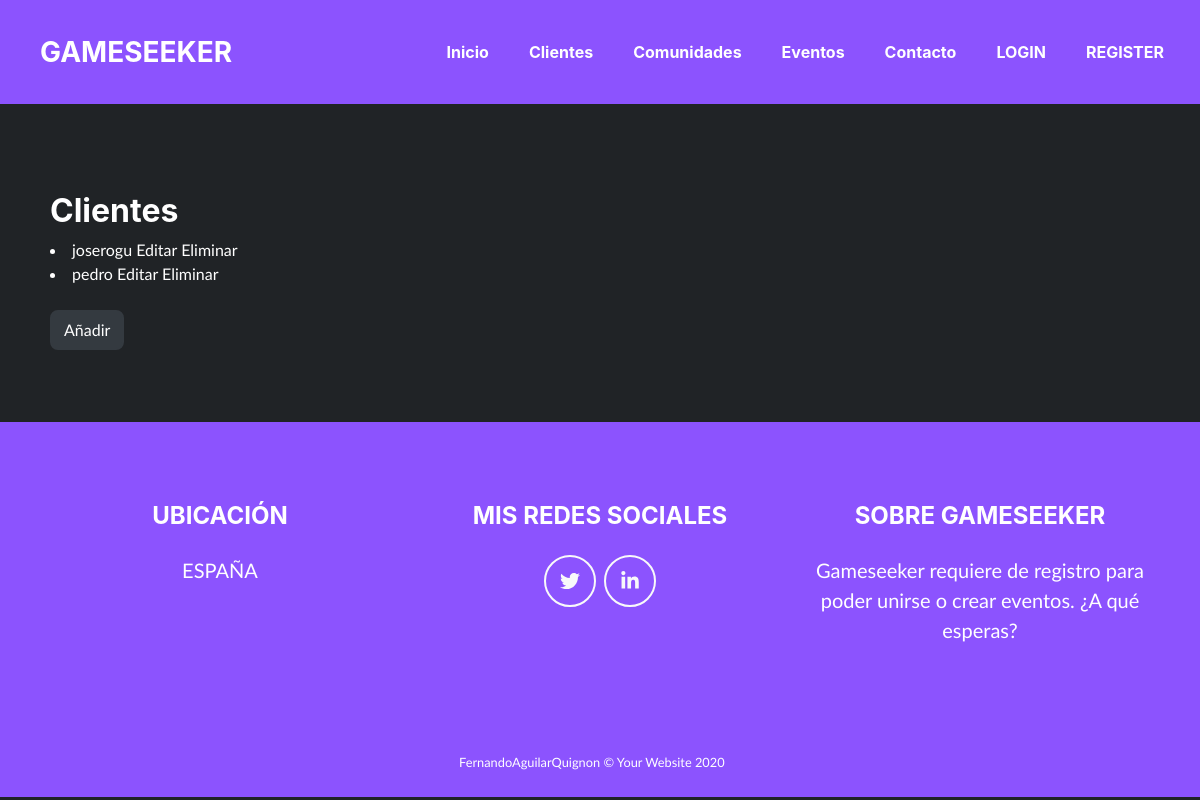
Before: /clients/ with the older database file.
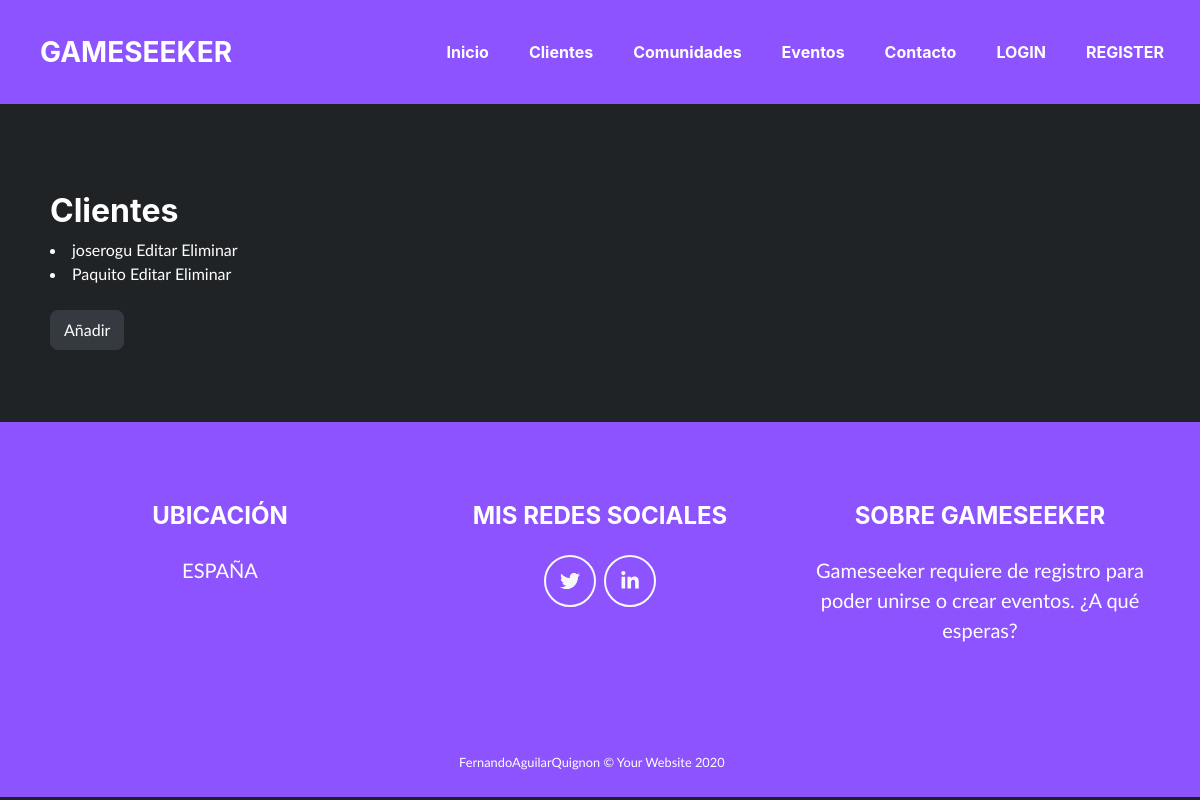
After: the same page with the newer database file.
### gameseek_app/models.py (models this page shows, shortened)
class Client(AbstractUser):
    class Gender(models.TextChoices):
        VACIO = "VACIO", _("----")
        HOMBRE = "HOMBRE", _("Hombre")
        MUJER = "MUJER", _("Mujer")
        OTRO = "OTRO", _("Otro")
    gender = models.CharField(
        max_length = 7,
        choices=Gender.choices,
        default=Gender.VACIO,
    )
    language = models.CharField(max_length = 100, null=True)
    birthday = models.DateField(null=True)

### gameseek_app/views.py (the view)
# urls.py: path("clients/", ClientListView.as_view(), name="client-list"),
class ClientListView(ListView):
    model = Client

### gameseek_app/templates/gameseek_app/client_list.html (shortened to what this page needs)
{% extends "base.html" %}
{% block content %}
    <section class="page-section portfolio" id="portfolio">
    <h2>Clientes</h2>
    {% for client in object_list %}
    <li><a href={% url 'client-detail' client.id %}>{{ client.username }} </a><a href={% url 'client-update' client.id %}>Editar  </a><a href={% url 'client-delete' client.id %}>Eliminar</a></li>
    {% endfor %}
    <br>
    <button type="button" class="btn btn-dark" onclick="window.location.href='/register/'">Añadir</button>
    </section>
{% endblock %}

### gameseek_app/templates/base.html (shortened to what this page needs)
<!DOCTYPE html>
{% load static %}
<html lang="en">
    <head>
        <link href="{% static "css/styles.css" %}" rel="stylesheet" >
        <link rel="stylesheet" type="text/css" href="{% static 'css/heading.css' %}">
        <link rel="stylesheet" type="text/css" href="{% static 'css/body.css' %}">
    </head>
    <body>
        <nav class="navbar navbar-expand-lg bg-secondary fixed-top" id="mainNav">
            <div class="container"><a class="navbar-brand js-scroll-trigger" href="/">GAMESEEKER</a></div>
                <div class="collapse navbar-collapse" id="navbarResponsive">
                        <ul class="navbar-nav ml-auto">
                            <li class="nav-item mx-0 mx-lg-1"><a class="nav-link py-3 px-0 px-lg-3 rounded js-scroll-trigger" href=/>Inicio</a>
                            </li>
                            <li class="nav-item mx-0 mx-lg-1"><a class="nav-link py-3 px-0 px-lg-3 rounded js-scroll-trigger" href={% url 'client-list' %}>Clientes</a>
                            </li>
                            <li class="nav-item mx-0 mx-lg-1"><a class="nav-link py-3 px-0 px-lg-3 rounded js-scroll-trigger" href={% url 'community-list' %}>Comunidades</a>
                            </li>
                            <li class="nav-item mx-0 mx-lg-1"><a class="nav-link py-3 px-0 px-lg-3 rounded js-scroll-trigger" href={% url 'event-list' %}>Eventos</a>
                            </li>
                            <li class="nav-item mx-0 mx-lg-1"><a class="nav-link py-3 px-0 px-lg-3 rounded js-scroll-trigger" href="/contacto">Contacto</a>
                            </li>
                            {% if user.is_authenticated %}
                                <li class="nav-item mx-0 mx-lg-1"><a class="nav-link py-3 px-0 px-lg-3 rounded js-scroll-trigger">Bienvenido {{ user }}! </a>
                                </li>
                                <li class="nav-item mx-0 mx-lg-1 "><a class="nav-link py-3 px-0 px-lg-3 rounded js-scroll-trigger" href={% url 'logout' %}>LOGOUT</a>
                                </li>
                                {% else %}
                                <li class="nav-item mx-0 mx-lg-1"><a class="nav-link py-3 px-0 px-lg-3 rounded js-scroll-trigger" href={% url 'login' %}>LOGIN</a>
                                </li>
                                <li class="nav-item mx-0 mx-lg-1"><a class="nav-link py-3 px-0 px-lg-3 rounded js-scroll-trigger" href="register/">REGISTER</a>
                                </li>
                            {% endif %}
                        </ul>
                </div>
        </nav>
        {% block content %}{% endblock %}
        <footer class="footer text-center">
            <div class="container">
                <div class="row">
                    <div class="col-lg-4 mb-5 mb-lg-0">
                        <h4 class="mb-4">UBICACIÓN</h4>
                        <p class="pre-wrap lead mb-0">ESPAÑA</p>
                    </div>
                    <div class="col-lg-4 mb-5 mb-lg-0">
                        <h4 class="mb-4">MIS REDES SOCIALES</h4><a class="btn btn-outline-light btn-social mx-1" href="https://twitter.com/Gameseeker_"><i class="fab fa-fw fa-twitter"></i></a><a class="btn btn-outline-light btn-social mx-1" href="https://www.linkedin.com/in/https://www.linkedin.com/in/jos%C3%A9-manuel-rodr%C3%ADguez-guerrero-367a09234/"><i class="fab fa-fw fa-linkedin-in"></i></a>
                    </div>
                    <div class="col-lg-4">
                        <h4 class="mb-4">SOBRE GAMESEEKER</h4>
                        <p class="pre-wrap lead mb-0">Gameseeker requiere de registro para poder unirse o crear eventos. ¿A qué esperas?</p>
                    </div>
                </div>
            </div>
        </footer>
    <section class="copyright py-4 text-center text-white">
        <div class="container"><small class="pre-wrap">FernandoAguilarQuignon © Your Website 2020     </small></div>
    </section>
    </body>
</html>

Changed rows visible on the page:
removed Client: username "pedro"
added Client: username "Paquito"
